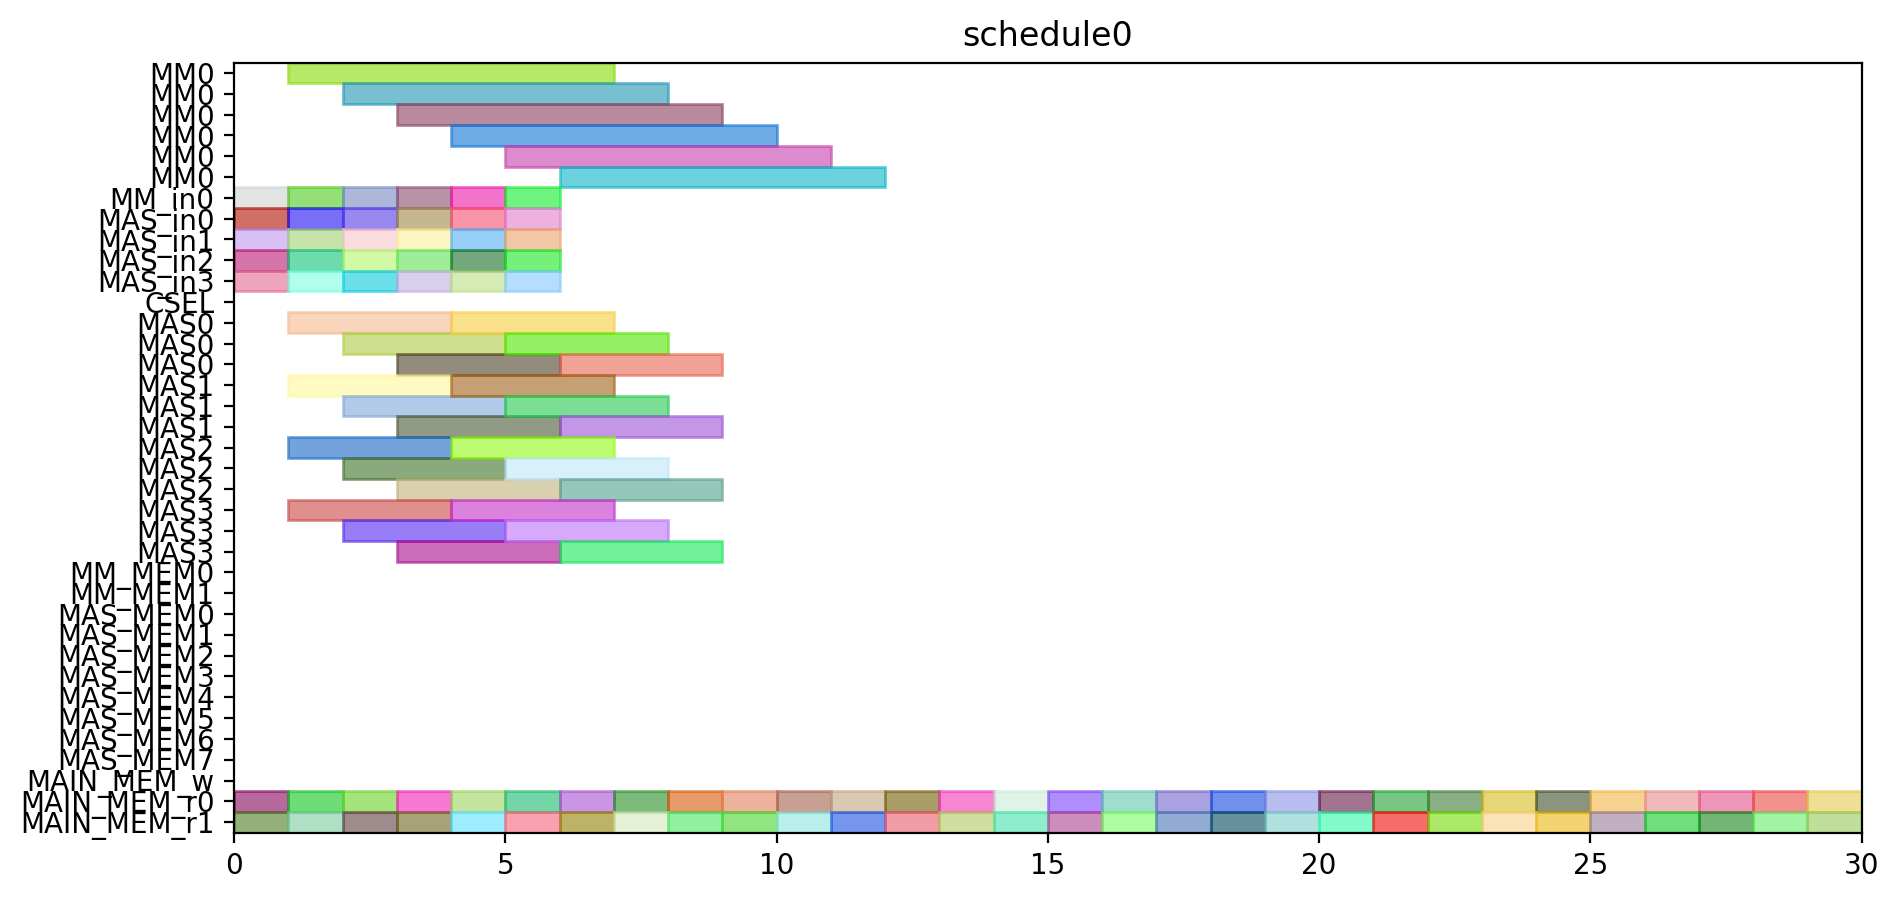

Here is the Python script that generated this plot:
from pyschedule import Scenario, solvers, plotters, alt


def solve():
	horizon = 149
	S = Scenario("schedule0", horizon=horizon)

	# resource
	MM = S.Resources('MM', num=1, size=6)
	MM_in = S.Resources('MM_in', num=1)
	MAS_in = S.Resources('MAS_in', num=4)
	CSEL = S.Resource('CSEL')
	MAS = S.Resources('MAS', num=4, size=3, periods=range(1, horizon))
	MM_MEM = S.Resources('MM_MEM', num=2)
	MAS_MEM = S.Resources('MAS_MEM', num=8)
	MAIN_MEM_w = S.Resource('MAIN_MEM_w', size=1)
	MAIN_MEM_r = S.Resources('MAIN_MEM_r', num=2)

	# result of previous scheduling

	# new tasks
	d_t0_a1_0 = S.Task('d_t0_a1_0', length=3, delay_cost=1)
	d_t0_a1_0 += alt(MAS)
	d_t0_a1_0_in = S.Task('d_t0_a1_0_in', length=1, delay_cost=1)
	d_t0_a1_0_in += alt(MAS_in)
	S += d_t0_a1_0_in*MAS_in[0]<=d_t0_a1_0*MAS[0]

	S += d_t0_a1_0_in*MAS_in[1]<=d_t0_a1_0*MAS[1]

	S += d_t0_a1_0_in*MAS_in[2]<=d_t0_a1_0*MAS[2]

	S += d_t0_a1_0_in*MAS_in[3]<=d_t0_a1_0*MAS[3]

	d_t0_a1_0_mem0 = S.Task('d_t0_a1_0_mem0', length=1, delay_cost=1)
	d_t0_a1_0_mem0 += MAIN_MEM_r[0]
	d_t0_a1_0_mem1 = S.Task('d_t0_a1_0_mem1', length=1, delay_cost=1)
	d_t0_a1_0_mem1 += MAIN_MEM_r[1]
	d_t0_a1_1 = S.Task('d_t0_a1_1', length=3, delay_cost=1)
	d_t0_a1_1 += alt(MAS)
	d_t0_a1_1_in = S.Task('d_t0_a1_1_in', length=1, delay_cost=1)
	d_t0_a1_1_in += alt(MAS_in)
	S += d_t0_a1_1_in*MAS_in[0]<=d_t0_a1_1*MAS[0]

	S += d_t0_a1_1_in*MAS_in[1]<=d_t0_a1_1*MAS[1]

	S += d_t0_a1_1_in*MAS_in[2]<=d_t0_a1_1*MAS[2]

	S += d_t0_a1_1_in*MAS_in[3]<=d_t0_a1_1*MAS[3]

	d_t0_a1_1_mem0 = S.Task('d_t0_a1_1_mem0', length=1, delay_cost=1)
	d_t0_a1_1_mem0 += MAIN_MEM_r[0]
	d_t0_a1_1_mem1 = S.Task('d_t0_a1_1_mem1', length=1, delay_cost=1)
	d_t0_a1_1_mem1 += MAIN_MEM_r[1]
	d_t0_t10 = S.Task('d_t0_t10', length=3, delay_cost=1)
	d_t0_t10 += alt(MAS)
	d_t0_t10_in = S.Task('d_t0_t10_in', length=1, delay_cost=1)
	d_t0_t10_in += alt(MAS_in)
	S += d_t0_t10_in*MAS_in[0]<=d_t0_t10*MAS[0]

	S += d_t0_t10_in*MAS_in[1]<=d_t0_t10*MAS[1]

	S += d_t0_t10_in*MAS_in[2]<=d_t0_t10*MAS[2]

	S += d_t0_t10_in*MAS_in[3]<=d_t0_t10*MAS[3]

	d_t0_t10_mem0 = S.Task('d_t0_t10_mem0', length=1, delay_cost=1)
	d_t0_t10_mem0 += MAIN_MEM_r[0]
	d_t0_t10_mem1 = S.Task('d_t0_t10_mem1', length=1, delay_cost=1)
	d_t0_t10_mem1 += MAIN_MEM_r[1]
	d_t0_t11 = S.Task('d_t0_t11', length=3, delay_cost=1)
	d_t0_t11 += alt(MAS)
	d_t0_t11_in = S.Task('d_t0_t11_in', length=1, delay_cost=1)
	d_t0_t11_in += alt(MAS_in)
	S += d_t0_t11_in*MAS_in[0]<=d_t0_t11*MAS[0]

	S += d_t0_t11_in*MAS_in[1]<=d_t0_t11*MAS[1]

	S += d_t0_t11_in*MAS_in[2]<=d_t0_t11*MAS[2]

	S += d_t0_t11_in*MAS_in[3]<=d_t0_t11*MAS[3]

	d_t0_t11_mem0 = S.Task('d_t0_t11_mem0', length=1, delay_cost=1)
	d_t0_t11_mem0 += MAIN_MEM_r[0]
	d_t0_t11_mem1 = S.Task('d_t0_t11_mem1', length=1, delay_cost=1)
	d_t0_t11_mem1 += MAIN_MEM_r[1]
	d_t0_t3_t0 = S.Task('d_t0_t3_t0', length=6, delay_cost=1)
	d_t0_t3_t0 += alt(MM)
	d_t0_t3_t0_in = S.Task('d_t0_t3_t0_in', length=1, delay_cost=1)
	d_t0_t3_t0_in += alt(MM_in)
	S += d_t0_t3_t0_in*MM_in[0]<=d_t0_t3_t0*MM[0]

	d_t0_t3_t0_mem0 = S.Task('d_t0_t3_t0_mem0', length=1, delay_cost=1)
	d_t0_t3_t0_mem0 += MAIN_MEM_r[0]
	d_t0_t3_t0_mem1 = S.Task('d_t0_t3_t0_mem1', length=1, delay_cost=1)
	d_t0_t3_t0_mem1 += MAIN_MEM_r[1]
	d_t0_t3_t1 = S.Task('d_t0_t3_t1', length=6, delay_cost=1)
	d_t0_t3_t1 += alt(MM)
	d_t0_t3_t1_in = S.Task('d_t0_t3_t1_in', length=1, delay_cost=1)
	d_t0_t3_t1_in += alt(MM_in)
	S += d_t0_t3_t1_in*MM_in[0]<=d_t0_t3_t1*MM[0]

	d_t0_t3_t1_mem0 = S.Task('d_t0_t3_t1_mem0', length=1, delay_cost=1)
	d_t0_t3_t1_mem0 += MAIN_MEM_r[0]
	d_t0_t3_t1_mem1 = S.Task('d_t0_t3_t1_mem1', length=1, delay_cost=1)
	d_t0_t3_t1_mem1 += MAIN_MEM_r[1]
	d_t0_t3_t2 = S.Task('d_t0_t3_t2', length=3, delay_cost=1)
	d_t0_t3_t2 += alt(MAS)
	d_t0_t3_t2_in = S.Task('d_t0_t3_t2_in', length=1, delay_cost=1)
	d_t0_t3_t2_in += alt(MAS_in)
	S += d_t0_t3_t2_in*MAS_in[0]<=d_t0_t3_t2*MAS[0]

	S += d_t0_t3_t2_in*MAS_in[1]<=d_t0_t3_t2*MAS[1]

	S += d_t0_t3_t2_in*MAS_in[2]<=d_t0_t3_t2*MAS[2]

	S += d_t0_t3_t2_in*MAS_in[3]<=d_t0_t3_t2*MAS[3]

	d_t0_t3_t2_mem0 = S.Task('d_t0_t3_t2_mem0', length=1, delay_cost=1)
	d_t0_t3_t2_mem0 += MAIN_MEM_r[0]
	d_t0_t3_t2_mem1 = S.Task('d_t0_t3_t2_mem1', length=1, delay_cost=1)
	d_t0_t3_t2_mem1 += MAIN_MEM_r[1]
	d_t0_t3_t3 = S.Task('d_t0_t3_t3', length=3, delay_cost=1)
	d_t0_t3_t3 += alt(MAS)
	d_t0_t3_t3_in = S.Task('d_t0_t3_t3_in', length=1, delay_cost=1)
	d_t0_t3_t3_in += alt(MAS_in)
	S += d_t0_t3_t3_in*MAS_in[0]<=d_t0_t3_t3*MAS[0]

	S += d_t0_t3_t3_in*MAS_in[1]<=d_t0_t3_t3*MAS[1]

	S += d_t0_t3_t3_in*MAS_in[2]<=d_t0_t3_t3*MAS[2]

	S += d_t0_t3_t3_in*MAS_in[3]<=d_t0_t3_t3*MAS[3]

	d_t0_t3_t3_mem0 = S.Task('d_t0_t3_t3_mem0', length=1, delay_cost=1)
	d_t0_t3_t3_mem0 += MAIN_MEM_r[0]
	d_t0_t3_t3_mem1 = S.Task('d_t0_t3_t3_mem1', length=1, delay_cost=1)
	d_t0_t3_t3_mem1 += MAIN_MEM_r[1]
	d_t1_a1_0 = S.Task('d_t1_a1_0', length=3, delay_cost=1)
	d_t1_a1_0 += alt(MAS)
	d_t1_a1_0_in = S.Task('d_t1_a1_0_in', length=1, delay_cost=1)
	d_t1_a1_0_in += alt(MAS_in)
	S += d_t1_a1_0_in*MAS_in[0]<=d_t1_a1_0*MAS[0]

	S += d_t1_a1_0_in*MAS_in[1]<=d_t1_a1_0*MAS[1]

	S += d_t1_a1_0_in*MAS_in[2]<=d_t1_a1_0*MAS[2]

	S += d_t1_a1_0_in*MAS_in[3]<=d_t1_a1_0*MAS[3]

	d_t1_a1_0_mem0 = S.Task('d_t1_a1_0_mem0', length=1, delay_cost=1)
	d_t1_a1_0_mem0 += MAIN_MEM_r[0]
	d_t1_a1_0_mem1 = S.Task('d_t1_a1_0_mem1', length=1, delay_cost=1)
	d_t1_a1_0_mem1 += MAIN_MEM_r[1]
	d_t1_a1_1 = S.Task('d_t1_a1_1', length=3, delay_cost=1)
	d_t1_a1_1 += alt(MAS)
	d_t1_a1_1_in = S.Task('d_t1_a1_1_in', length=1, delay_cost=1)
	d_t1_a1_1_in += alt(MAS_in)
	S += d_t1_a1_1_in*MAS_in[0]<=d_t1_a1_1*MAS[0]

	S += d_t1_a1_1_in*MAS_in[1]<=d_t1_a1_1*MAS[1]

	S += d_t1_a1_1_in*MAS_in[2]<=d_t1_a1_1*MAS[2]

	S += d_t1_a1_1_in*MAS_in[3]<=d_t1_a1_1*MAS[3]

	d_t1_a1_1_mem0 = S.Task('d_t1_a1_1_mem0', length=1, delay_cost=1)
	d_t1_a1_1_mem0 += MAIN_MEM_r[0]
	d_t1_a1_1_mem1 = S.Task('d_t1_a1_1_mem1', length=1, delay_cost=1)
	d_t1_a1_1_mem1 += MAIN_MEM_r[1]
	d_t1_t10 = S.Task('d_t1_t10', length=3, delay_cost=1)
	d_t1_t10 += alt(MAS)
	d_t1_t10_in = S.Task('d_t1_t10_in', length=1, delay_cost=1)
	d_t1_t10_in += alt(MAS_in)
	S += d_t1_t10_in*MAS_in[0]<=d_t1_t10*MAS[0]

	S += d_t1_t10_in*MAS_in[1]<=d_t1_t10*MAS[1]

	S += d_t1_t10_in*MAS_in[2]<=d_t1_t10*MAS[2]

	S += d_t1_t10_in*MAS_in[3]<=d_t1_t10*MAS[3]

	d_t1_t10_mem0 = S.Task('d_t1_t10_mem0', length=1, delay_cost=1)
	d_t1_t10_mem0 += MAIN_MEM_r[0]
	d_t1_t10_mem1 = S.Task('d_t1_t10_mem1', length=1, delay_cost=1)
	d_t1_t10_mem1 += MAIN_MEM_r[1]
	d_t1_t11 = S.Task('d_t1_t11', length=3, delay_cost=1)
	d_t1_t11 += alt(MAS)
	d_t1_t11_in = S.Task('d_t1_t11_in', length=1, delay_cost=1)
	d_t1_t11_in += alt(MAS_in)
	S += d_t1_t11_in*MAS_in[0]<=d_t1_t11*MAS[0]

	S += d_t1_t11_in*MAS_in[1]<=d_t1_t11*MAS[1]

	S += d_t1_t11_in*MAS_in[2]<=d_t1_t11*MAS[2]

	S += d_t1_t11_in*MAS_in[3]<=d_t1_t11*MAS[3]

	d_t1_t11_mem0 = S.Task('d_t1_t11_mem0', length=1, delay_cost=1)
	d_t1_t11_mem0 += MAIN_MEM_r[0]
	d_t1_t11_mem1 = S.Task('d_t1_t11_mem1', length=1, delay_cost=1)
	d_t1_t11_mem1 += MAIN_MEM_r[1]
	d_t1_t3_t0 = S.Task('d_t1_t3_t0', length=6, delay_cost=1)
	d_t1_t3_t0 += alt(MM)
	d_t1_t3_t0_in = S.Task('d_t1_t3_t0_in', length=1, delay_cost=1)
	d_t1_t3_t0_in += alt(MM_in)
	S += d_t1_t3_t0_in*MM_in[0]<=d_t1_t3_t0*MM[0]

	d_t1_t3_t0_mem0 = S.Task('d_t1_t3_t0_mem0', length=1, delay_cost=1)
	d_t1_t3_t0_mem0 += MAIN_MEM_r[0]
	d_t1_t3_t0_mem1 = S.Task('d_t1_t3_t0_mem1', length=1, delay_cost=1)
	d_t1_t3_t0_mem1 += MAIN_MEM_r[1]
	d_t1_t3_t1 = S.Task('d_t1_t3_t1', length=6, delay_cost=1)
	d_t1_t3_t1 += alt(MM)
	d_t1_t3_t1_in = S.Task('d_t1_t3_t1_in', length=1, delay_cost=1)
	d_t1_t3_t1_in += alt(MM_in)
	S += d_t1_t3_t1_in*MM_in[0]<=d_t1_t3_t1*MM[0]

	d_t1_t3_t1_mem0 = S.Task('d_t1_t3_t1_mem0', length=1, delay_cost=1)
	d_t1_t3_t1_mem0 += MAIN_MEM_r[0]
	d_t1_t3_t1_mem1 = S.Task('d_t1_t3_t1_mem1', length=1, delay_cost=1)
	d_t1_t3_t1_mem1 += MAIN_MEM_r[1]
	d_t1_t3_t2 = S.Task('d_t1_t3_t2', length=3, delay_cost=1)
	d_t1_t3_t2 += alt(MAS)
	d_t1_t3_t2_in = S.Task('d_t1_t3_t2_in', length=1, delay_cost=1)
	d_t1_t3_t2_in += alt(MAS_in)
	S += d_t1_t3_t2_in*MAS_in[0]<=d_t1_t3_t2*MAS[0]

	S += d_t1_t3_t2_in*MAS_in[1]<=d_t1_t3_t2*MAS[1]

	S += d_t1_t3_t2_in*MAS_in[2]<=d_t1_t3_t2*MAS[2]

	S += d_t1_t3_t2_in*MAS_in[3]<=d_t1_t3_t2*MAS[3]

	d_t1_t3_t2_mem0 = S.Task('d_t1_t3_t2_mem0', length=1, delay_cost=1)
	d_t1_t3_t2_mem0 += MAIN_MEM_r[0]
	d_t1_t3_t2_mem1 = S.Task('d_t1_t3_t2_mem1', length=1, delay_cost=1)
	d_t1_t3_t2_mem1 += MAIN_MEM_r[1]
	d_t1_t3_t3 = S.Task('d_t1_t3_t3', length=3, delay_cost=1)
	d_t1_t3_t3 += alt(MAS)
	d_t1_t3_t3_in = S.Task('d_t1_t3_t3_in', length=1, delay_cost=1)
	d_t1_t3_t3_in += alt(MAS_in)
	S += d_t1_t3_t3_in*MAS_in[0]<=d_t1_t3_t3*MAS[0]

	S += d_t1_t3_t3_in*MAS_in[1]<=d_t1_t3_t3*MAS[1]

	S += d_t1_t3_t3_in*MAS_in[2]<=d_t1_t3_t3*MAS[2]

	S += d_t1_t3_t3_in*MAS_in[3]<=d_t1_t3_t3*MAS[3]

	d_t1_t3_t3_mem0 = S.Task('d_t1_t3_t3_mem0', length=1, delay_cost=1)
	d_t1_t3_t3_mem0 += MAIN_MEM_r[0]
	d_t1_t3_t3_mem1 = S.Task('d_t1_t3_t3_mem1', length=1, delay_cost=1)
	d_t1_t3_t3_mem1 += MAIN_MEM_r[1]
	d_t2_a1_0 = S.Task('d_t2_a1_0', length=3, delay_cost=1)
	d_t2_a1_0 += alt(MAS)
	d_t2_a1_0_in = S.Task('d_t2_a1_0_in', length=1, delay_cost=1)
	d_t2_a1_0_in += alt(MAS_in)
	S += d_t2_a1_0_in*MAS_in[0]<=d_t2_a1_0*MAS[0]

	S += d_t2_a1_0_in*MAS_in[1]<=d_t2_a1_0*MAS[1]

	S += d_t2_a1_0_in*MAS_in[2]<=d_t2_a1_0*MAS[2]

	S += d_t2_a1_0_in*MAS_in[3]<=d_t2_a1_0*MAS[3]

	d_t2_a1_0_mem0 = S.Task('d_t2_a1_0_mem0', length=1, delay_cost=1)
	d_t2_a1_0_mem0 += MAIN_MEM_r[0]
	d_t2_a1_0_mem1 = S.Task('d_t2_a1_0_mem1', length=1, delay_cost=1)
	d_t2_a1_0_mem1 += MAIN_MEM_r[1]
	d_t2_a1_1 = S.Task('d_t2_a1_1', length=3, delay_cost=1)
	d_t2_a1_1 += alt(MAS)
	d_t2_a1_1_in = S.Task('d_t2_a1_1_in', length=1, delay_cost=1)
	d_t2_a1_1_in += alt(MAS_in)
	S += d_t2_a1_1_in*MAS_in[0]<=d_t2_a1_1*MAS[0]

	S += d_t2_a1_1_in*MAS_in[1]<=d_t2_a1_1*MAS[1]

	S += d_t2_a1_1_in*MAS_in[2]<=d_t2_a1_1*MAS[2]

	S += d_t2_a1_1_in*MAS_in[3]<=d_t2_a1_1*MAS[3]

	d_t2_a1_1_mem0 = S.Task('d_t2_a1_1_mem0', length=1, delay_cost=1)
	d_t2_a1_1_mem0 += MAIN_MEM_r[0]
	d_t2_a1_1_mem1 = S.Task('d_t2_a1_1_mem1', length=1, delay_cost=1)
	d_t2_a1_1_mem1 += MAIN_MEM_r[1]
	d_t2_t10 = S.Task('d_t2_t10', length=3, delay_cost=1)
	d_t2_t10 += alt(MAS)
	d_t2_t10_in = S.Task('d_t2_t10_in', length=1, delay_cost=1)
	d_t2_t10_in += alt(MAS_in)
	S += d_t2_t10_in*MAS_in[0]<=d_t2_t10*MAS[0]

	S += d_t2_t10_in*MAS_in[1]<=d_t2_t10*MAS[1]

	S += d_t2_t10_in*MAS_in[2]<=d_t2_t10*MAS[2]

	S += d_t2_t10_in*MAS_in[3]<=d_t2_t10*MAS[3]

	d_t2_t10_mem0 = S.Task('d_t2_t10_mem0', length=1, delay_cost=1)
	d_t2_t10_mem0 += MAIN_MEM_r[0]
	d_t2_t10_mem1 = S.Task('d_t2_t10_mem1', length=1, delay_cost=1)
	d_t2_t10_mem1 += MAIN_MEM_r[1]
	d_t2_t11 = S.Task('d_t2_t11', length=3, delay_cost=1)
	d_t2_t11 += alt(MAS)
	d_t2_t11_in = S.Task('d_t2_t11_in', length=1, delay_cost=1)
	d_t2_t11_in += alt(MAS_in)
	S += d_t2_t11_in*MAS_in[0]<=d_t2_t11*MAS[0]

	S += d_t2_t11_in*MAS_in[1]<=d_t2_t11*MAS[1]

	S += d_t2_t11_in*MAS_in[2]<=d_t2_t11*MAS[2]

	S += d_t2_t11_in*MAS_in[3]<=d_t2_t11*MAS[3]

	d_t2_t11_mem0 = S.Task('d_t2_t11_mem0', length=1, delay_cost=1)
	d_t2_t11_mem0 += MAIN_MEM_r[0]
	d_t2_t11_mem1 = S.Task('d_t2_t11_mem1', length=1, delay_cost=1)
	d_t2_t11_mem1 += MAIN_MEM_r[1]
	d_t2_t3_t0 = S.Task('d_t2_t3_t0', length=6, delay_cost=1)
	d_t2_t3_t0 += alt(MM)
	d_t2_t3_t0_in = S.Task('d_t2_t3_t0_in', length=1, delay_cost=1)
	d_t2_t3_t0_in += alt(MM_in)
	S += d_t2_t3_t0_in*MM_in[0]<=d_t2_t3_t0*MM[0]

	d_t2_t3_t0_mem0 = S.Task('d_t2_t3_t0_mem0', length=1, delay_cost=1)
	d_t2_t3_t0_mem0 += MAIN_MEM_r[0]
	d_t2_t3_t0_mem1 = S.Task('d_t2_t3_t0_mem1', length=1, delay_cost=1)
	d_t2_t3_t0_mem1 += MAIN_MEM_r[1]
	d_t2_t3_t1 = S.Task('d_t2_t3_t1', length=6, delay_cost=1)
	d_t2_t3_t1 += alt(MM)
	d_t2_t3_t1_in = S.Task('d_t2_t3_t1_in', length=1, delay_cost=1)
	d_t2_t3_t1_in += alt(MM_in)
	S += d_t2_t3_t1_in*MM_in[0]<=d_t2_t3_t1*MM[0]

	d_t2_t3_t1_mem0 = S.Task('d_t2_t3_t1_mem0', length=1, delay_cost=1)
	d_t2_t3_t1_mem0 += MAIN_MEM_r[0]
	d_t2_t3_t1_mem1 = S.Task('d_t2_t3_t1_mem1', length=1, delay_cost=1)
	d_t2_t3_t1_mem1 += MAIN_MEM_r[1]
	d_t2_t3_t2 = S.Task('d_t2_t3_t2', length=3, delay_cost=1)
	d_t2_t3_t2 += alt(MAS)
	d_t2_t3_t2_in = S.Task('d_t2_t3_t2_in', length=1, delay_cost=1)
	d_t2_t3_t2_in += alt(MAS_in)
	S += d_t2_t3_t2_in*MAS_in[0]<=d_t2_t3_t2*MAS[0]

	S += d_t2_t3_t2_in*MAS_in[1]<=d_t2_t3_t2*MAS[1]

	S += d_t2_t3_t2_in*MAS_in[2]<=d_t2_t3_t2*MAS[2]

	S += d_t2_t3_t2_in*MAS_in[3]<=d_t2_t3_t2*MAS[3]

	d_t2_t3_t2_mem0 = S.Task('d_t2_t3_t2_mem0', length=1, delay_cost=1)
	d_t2_t3_t2_mem0 += MAIN_MEM_r[0]
	d_t2_t3_t2_mem1 = S.Task('d_t2_t3_t2_mem1', length=1, delay_cost=1)
	d_t2_t3_t2_mem1 += MAIN_MEM_r[1]
	d_t2_t3_t3 = S.Task('d_t2_t3_t3', length=3, delay_cost=1)
	d_t2_t3_t3 += alt(MAS)
	d_t2_t3_t3_in = S.Task('d_t2_t3_t3_in', length=1, delay_cost=1)
	d_t2_t3_t3_in += alt(MAS_in)
	S += d_t2_t3_t3_in*MAS_in[0]<=d_t2_t3_t3*MAS[0]

	S += d_t2_t3_t3_in*MAS_in[1]<=d_t2_t3_t3*MAS[1]

	S += d_t2_t3_t3_in*MAS_in[2]<=d_t2_t3_t3*MAS[2]

	S += d_t2_t3_t3_in*MAS_in[3]<=d_t2_t3_t3*MAS[3]

	d_t2_t3_t3_mem0 = S.Task('d_t2_t3_t3_mem0', length=1, delay_cost=1)
	d_t2_t3_t3_mem0 += MAIN_MEM_r[0]
	d_t2_t3_t3_mem1 = S.Task('d_t2_t3_t3_mem1', length=1, delay_cost=1)
	d_t2_t3_t3_mem1 += MAIN_MEM_r[1]
	d_t3000 = S.Task('d_t3000', length=3, delay_cost=1)
	d_t3000 += alt(MAS)
	d_t3000_in = S.Task('d_t3000_in', length=1, delay_cost=1)
	d_t3000_in += alt(MAS_in)
	S += d_t3000_in*MAS_in[0]<=d_t3000*MAS[0]

	S += d_t3000_in*MAS_in[1]<=d_t3000*MAS[1]

	S += d_t3000_in*MAS_in[2]<=d_t3000*MAS[2]

	S += d_t3000_in*MAS_in[3]<=d_t3000*MAS[3]

	d_t3000_mem0 = S.Task('d_t3000_mem0', length=1, delay_cost=1)
	d_t3000_mem0 += MAIN_MEM_r[0]
	d_t3000_mem1 = S.Task('d_t3000_mem1', length=1, delay_cost=1)
	d_t3000_mem1 += MAIN_MEM_r[1]
	d_t3001 = S.Task('d_t3001', length=3, delay_cost=1)
	d_t3001 += alt(MAS)
	d_t3001_in = S.Task('d_t3001_in', length=1, delay_cost=1)
	d_t3001_in += alt(MAS_in)
	S += d_t3001_in*MAS_in[0]<=d_t3001*MAS[0]

	S += d_t3001_in*MAS_in[1]<=d_t3001*MAS[1]

	S += d_t3001_in*MAS_in[2]<=d_t3001*MAS[2]

	S += d_t3001_in*MAS_in[3]<=d_t3001*MAS[3]

	d_t3001_mem0 = S.Task('d_t3001_mem0', length=1, delay_cost=1)
	d_t3001_mem0 += MAIN_MEM_r[0]
	d_t3001_mem1 = S.Task('d_t3001_mem1', length=1, delay_cost=1)
	d_t3001_mem1 += MAIN_MEM_r[1]
	d_t3010 = S.Task('d_t3010', length=3, delay_cost=1)
	d_t3010 += alt(MAS)
	d_t3010_in = S.Task('d_t3010_in', length=1, delay_cost=1)
	d_t3010_in += alt(MAS_in)
	S += d_t3010_in*MAS_in[0]<=d_t3010*MAS[0]

	S += d_t3010_in*MAS_in[1]<=d_t3010*MAS[1]

	S += d_t3010_in*MAS_in[2]<=d_t3010*MAS[2]

	S += d_t3010_in*MAS_in[3]<=d_t3010*MAS[3]

	d_t3010_mem0 = S.Task('d_t3010_mem0', length=1, delay_cost=1)
	d_t3010_mem0 += MAIN_MEM_r[0]
	d_t3010_mem1 = S.Task('d_t3010_mem1', length=1, delay_cost=1)
	d_t3010_mem1 += MAIN_MEM_r[1]
	d_t3011 = S.Task('d_t3011', length=3, delay_cost=1)
	d_t3011 += alt(MAS)
	d_t3011_in = S.Task('d_t3011_in', length=1, delay_cost=1)
	d_t3011_in += alt(MAS_in)
	S += d_t3011_in*MAS_in[0]<=d_t3011*MAS[0]

	S += d_t3011_in*MAS_in[1]<=d_t3011*MAS[1]

	S += d_t3011_in*MAS_in[2]<=d_t3011*MAS[2]

	S += d_t3011_in*MAS_in[3]<=d_t3011*MAS[3]

	d_t3011_mem0 = S.Task('d_t3011_mem0', length=1, delay_cost=1)
	d_t3011_mem0 += MAIN_MEM_r[0]
	d_t3011_mem1 = S.Task('d_t3011_mem1', length=1, delay_cost=1)
	d_t3011_mem1 += MAIN_MEM_r[1]
	d_t4000 = S.Task('d_t4000', length=3, delay_cost=1)
	d_t4000 += alt(MAS)
	d_t4000_in = S.Task('d_t4000_in', length=1, delay_cost=1)
	d_t4000_in += alt(MAS_in)
	S += d_t4000_in*MAS_in[0]<=d_t4000*MAS[0]

	S += d_t4000_in*MAS_in[1]<=d_t4000*MAS[1]

	S += d_t4000_in*MAS_in[2]<=d_t4000*MAS[2]

	S += d_t4000_in*MAS_in[3]<=d_t4000*MAS[3]

	d_t4000_mem0 = S.Task('d_t4000_mem0', length=1, delay_cost=1)
	d_t4000_mem0 += MAIN_MEM_r[0]
	d_t4000_mem1 = S.Task('d_t4000_mem1', length=1, delay_cost=1)
	d_t4000_mem1 += MAIN_MEM_r[1]
	d_t4001 = S.Task('d_t4001', length=3, delay_cost=1)
	d_t4001 += alt(MAS)
	d_t4001_in = S.Task('d_t4001_in', length=1, delay_cost=1)
	d_t4001_in += alt(MAS_in)
	S += d_t4001_in*MAS_in[0]<=d_t4001*MAS[0]

	S += d_t4001_in*MAS_in[1]<=d_t4001*MAS[1]

	S += d_t4001_in*MAS_in[2]<=d_t4001*MAS[2]

	S += d_t4001_in*MAS_in[3]<=d_t4001*MAS[3]

	d_t4001_mem0 = S.Task('d_t4001_mem0', length=1, delay_cost=1)
	d_t4001_mem0 += MAIN_MEM_r[0]
	d_t4001_mem1 = S.Task('d_t4001_mem1', length=1, delay_cost=1)
	d_t4001_mem1 += MAIN_MEM_r[1]
	solvers.mip.solve(S,msg=1,kind='CPLEX',ratio_gap=1.01)

	solution = [['hoge']*len(S.solution()[1]) for i in range(len(S.solution()))]
	for i in range(len(S.solution())):
		for j in range(len(S.solution()[i])):
			solution[i][j]=str(S.solution()[i][j])
	print(solution)

	cycles = int(solution[-1][3])

	pic_file_name = "/home/mfukuda/ABE/multiRAM_multiMAS_16mux/scheduling_result/stage6MM1_stage3MAS4/FP12_LADDERMUL/schedule0.png"
	if(S.solution() != []):
		plotters.matplotlib.plot(S,img_filename=pic_file_name, show_task_labels=False, fig_size=(cycles*0.25+3, 5))

	return solution
